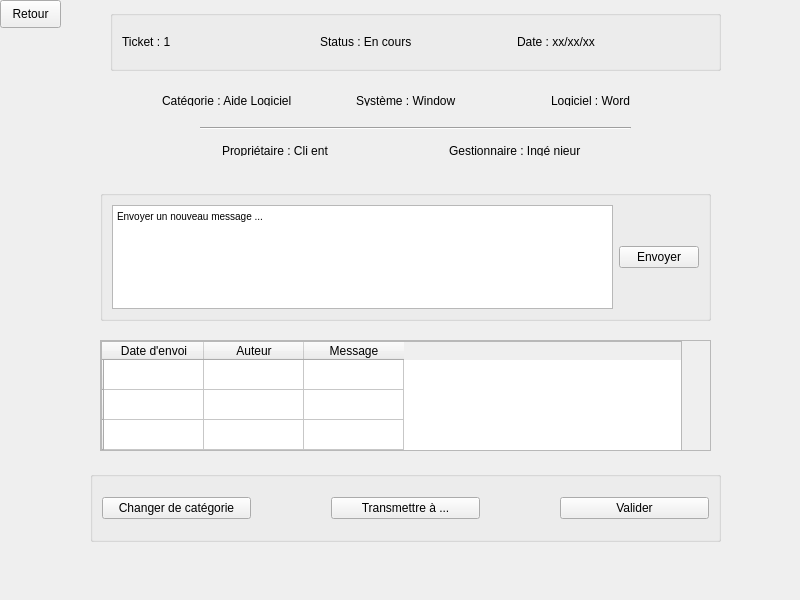
<?xml version="1.0" encoding="UTF-8"?>
<ui version="4.0">
 <class>PageResolutionTicket</class>
 <widget class="QWidget" name="PageResolutionTicket">
  <property name="geometry">
   <rect>
    <x>0</x>
    <y>0</y>
    <width>800</width>
    <height>600</height>
   </rect>
  </property>
  <property name="windowTitle">
   <string>Form</string>
  </property>
  <property name="styleSheet">
   <string notr="true"/>
  </property>
  <widget class="QPushButton" name="retour_bouton">
   <property name="geometry">
    <rect>
     <x>0</x>
     <y>0</y>
     <width>61</width>
     <height>28</height>
    </rect>
   </property>
   <property name="text">
    <string>Retour</string>
   </property>
  </widget>
  <widget class="QGroupBox" name="groupBox">
   <property name="geometry">
    <rect>
     <x>110</x>
     <y>10</y>
     <width>611</width>
     <height>61</height>
    </rect>
   </property>
   <property name="title">
    <string/>
   </property>
   <layout class="QHBoxLayout" name="horizontalLayout">
    <item>
     <widget class="QLabel" name="id_ticket">
      <property name="text">
       <string>Ticket : 1</string>
      </property>
     </widget>
    </item>
    <item>
     <widget class="QLabel" name="label_2">
      <property name="text">
       <string>Status : En cours</string>
      </property>
     </widget>
    </item>
    <item>
     <widget class="QLabel" name="date">
      <property name="text">
       <string>Date : xx/xx/xx</string>
      </property>
     </widget>
    </item>
   </layout>
  </widget>
  <widget class="QGroupBox" name="box2">
   <property name="geometry">
    <rect>
     <x>150</x>
     <y>80</y>
     <width>601</width>
     <height>38</height>
    </rect>
   </property>
   <property name="styleSheet">
    <string notr="true">QGroupBox#box2 {border:0;}</string>
   </property>
   <property name="title">
    <string/>
   </property>
   <layout class="QHBoxLayout" name="horizontalLayout_2">
    <item>
     <widget class="QLabel" name="categorie">
      <property name="text">
       <string>Catégorie : Aide Logiciel</string>
      </property>
     </widget>
    </item>
    <item>
     <widget class="QLabel" name="systeme">
      <property name="text">
       <string>Système : Window</string>
      </property>
     </widget>
    </item>
    <item>
     <widget class="QLabel" name="logiciel">
      <property name="text">
       <string>Logiciel : Word</string>
      </property>
     </widget>
    </item>
   </layout>
  </widget>
  <widget class="QGroupBox" name="box3">
   <property name="geometry">
    <rect>
     <x>210</x>
     <y>130</y>
     <width>471</width>
     <height>38</height>
    </rect>
   </property>
   <property name="styleSheet">
    <string notr="true">QGroupBox#box3 {border:0;}</string>
   </property>
   <property name="title">
    <string/>
   </property>
   <layout class="QHBoxLayout" name="horizontalLayout_3">
    <item>
     <widget class="QLabel" name="proprietaire">
      <property name="text">
       <string>Propriétaire : Cli ent</string>
      </property>
     </widget>
    </item>
    <item>
     <widget class="QLabel" name="personnelGestionnaire">
      <property name="text">
       <string>Gestionnaire : Ingé nieur</string>
      </property>
     </widget>
    </item>
   </layout>
  </widget>
  <widget class="Line" name="line">
   <property name="geometry">
    <rect>
     <x>200</x>
     <y>120</y>
     <width>431</width>
     <height>16</height>
    </rect>
   </property>
   <property name="orientation">
    <enum>Qt::Horizontal</enum>
   </property>
  </widget>
  <widget class="QScrollArea" name="scrollArea">
   <property name="geometry">
    <rect>
     <x>100</x>
     <y>340</y>
     <width>611</width>
     <height>111</height>
    </rect>
   </property>
   <property name="widgetResizable">
    <bool>true</bool>
   </property>
   <widget class="QWidget" name="scrollAreaWidgetContents">
    <property name="geometry">
     <rect>
      <x>0</x>
      <y>0</y>
      <width>609</width>
      <height>109</height>
     </rect>
    </property>
    <widget class="QTableWidget" name="liste_messages">
     <property name="geometry">
      <rect>
       <x>0</x>
       <y>0</y>
       <width>581</width>
       <height>111</height>
      </rect>
     </property>
     <row>
      <property name="text">
       <string/>
      </property>
     </row>
     <row>
      <property name="text">
       <string/>
      </property>
     </row>
     <row>
      <property name="text">
       <string/>
      </property>
     </row>
     <column>
      <property name="text">
       <string>Date d'envoi</string>
      </property>
     </column>
     <column>
      <property name="text">
       <string>Auteur</string>
      </property>
     </column>
     <column>
      <property name="text">
       <string>Message</string>
      </property>
     </column>
     <item row="1" column="0">
      <property name="text">
       <string/>
      </property>
     </item>
     <item row="1" column="1">
      <property name="text">
       <string/>
      </property>
     </item>
     <item row="1" column="2">
      <property name="text">
       <string/>
      </property>
     </item>
    </widget>
   </widget>
  </widget>
  <widget class="QGroupBox" name="groupBox_2">
   <property name="geometry">
    <rect>
     <x>100</x>
     <y>190</y>
     <width>611</width>
     <height>131</height>
    </rect>
   </property>
   <property name="title">
    <string/>
   </property>
   <layout class="QHBoxLayout" name="horizontalLayout_4">
    <item>
     <widget class="QTextEdit" name="zoneMessage">
      <property name="html">
       <string>&lt;!DOCTYPE HTML PUBLIC &quot;-//W3C//DTD HTML 4.0//EN&quot; &quot;http://www.w3.org/TR/REC-html40/strict.dtd&quot;&gt;
&lt;html&gt;&lt;head&gt;&lt;meta name=&quot;qrichtext&quot; content=&quot;1&quot; /&gt;&lt;style type=&quot;text/css&quot;&gt;
p, li { white-space: pre-wrap; }
&lt;/style&gt;&lt;/head&gt;&lt;body style=&quot; font-family:'Ubuntu'; font-size:11pt; font-weight:400; font-style:normal;&quot;&gt;
&lt;p style=&quot; margin-top:0px; margin-bottom:0px; margin-left:0px; margin-right:0px; -qt-block-indent:0; text-indent:0px;&quot;&gt;&lt;span style=&quot; font-family:'MS Shell Dlg 2'; font-size:7.8pt;&quot;&gt;Envoyer un nouveau message ...&lt;/span&gt;&lt;/p&gt;&lt;/body&gt;&lt;/html&gt;</string>
      </property>
     </widget>
    </item>
    <item>
     <widget class="QPushButton" name="boutonEnvoyerMessage">
      <property name="text">
       <string>Envoyer</string>
      </property>
     </widget>
    </item>
   </layout>
  </widget>
  <widget class="QGroupBox" name="groupBox_3">
   <property name="geometry">
    <rect>
     <x>90</x>
     <y>471</y>
     <width>631</width>
     <height>71</height>
    </rect>
   </property>
   <property name="title">
    <string/>
   </property>
   <layout class="QHBoxLayout" name="horizontalLayout_5">
    <property name="spacing">
     <number>80</number>
    </property>
    <item>
     <widget class="QPushButton" name="changer_cat_bouton">
      <property name="text">
       <string>Changer de catégorie</string>
      </property>
     </widget>
    </item>
    <item>
     <widget class="QPushButton" name="pushButton_2">
      <property name="text">
       <string>Transmettre à ...</string>
      </property>
     </widget>
    </item>
    <item>
     <widget class="QPushButton" name="valider_bouton">
      <property name="text">
       <string>Valider</string>
      </property>
     </widget>
    </item>
   </layout>
  </widget>
 </widget>
 <resources/>
 <connections/>
</ui>
